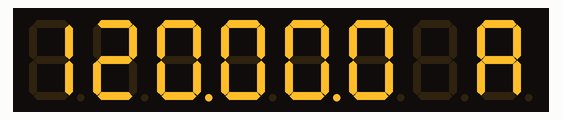
This sketch was run on a simulated Arduino Mega 2560, built with avr-gcc and run on an emulated ATmega2560. Shown: 8-digit seven-segment display.

Above: at 0.1 s.
At 4.1 s:
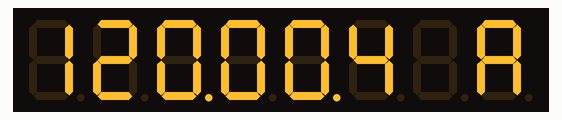
At 7.1 s:
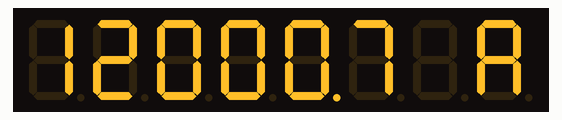
At 15.1 s:
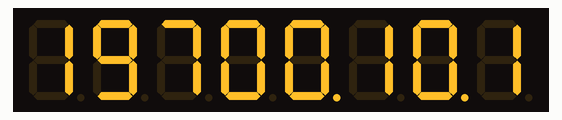
At 30.1 s:
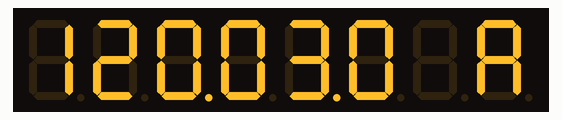
At 39.1 s:
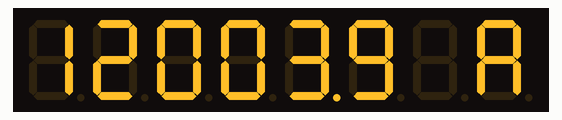

Measured:
- what the display in image 0 shows lasts 1.0 s, from 0.0 s to 1.0 s
- what the display in image 3 shows lasts 15.0 s, from 15.0 s to 30.0 s

The sketch:

7digit.ino
```cpp
#include <TimeLib.h>
#include "SevSeg.h"
SevSeg sevseg;

String display = "NREADY__";
String mode = "DETAILCLOCK";
String latestClockMode = "DETAILCLOCK";
time_t timmer_start = now();
long timmer_duration = 0;  // second
int decPlaces = 0;
uint8_t segs[8] = {};

float humidity = 99.9f;
float temperature = -99.9f;

unsigned long previousMillis = 0;  // will store last time LED was updated
const long interval = 20;          // interval at which to blink (milliseconds)
int bright = 40;


void setup() {
  Serial.begin(9600);
  Serial1.begin(9600);

  byte numDigits = 8;
  byte digitPins[] = { 15, 14, 16, 10, 21, 20, 19, 18 };
  byte segmentPins[] = { 3, 2, 8, 9, 7, 5, 6, 4 };

  bool resistorsOnSegments = true;
  byte hardwareConfig = COMMON_ANODE;

  bool updateWithDelays = true;  // Default 'false' is Recommended
  bool leadingZeros = false;     // Use 'true' if you'd like to keep the leading zeros
  bool disableDecPoint = false;  // Use 'true' if your decimal point doesn't exist or isn't connected. Then, you only need to specify 7 segmentPins[]


  sevseg.begin(hardwareConfig, numDigits, digitPins, segmentPins, resistorsOnSegments,
               updateWithDelays, leadingZeros, disableDecPoint);

  sevseg.setBrightness(bright);

  sevseg.setChars(display.c_str());
  sevseg.refreshDisplay();
}

void loop() {
  unsigned long currentMillis = millis();

  if (currentMillis - previousMillis >= interval) {
    previousMillis = currentMillis;

    if (mode == "BLINK") {
      display = "";
      decPlaces = 0;
      sevseg.blank();
    } else if (mode == "STR") {
      time_t current = now();

      if (timmer_duration >= 0 && current - timmer_start >= timmer_duration) {
        mode = latestClockMode;
        timmer_duration = -1;
      }

      sevseg.setChars(display.c_str());
      sevseg.getSegments(segs);

      setDecPoint(segs, decPlaces);


      sevseg.setSegments(segs);
    } else if (mode == "CLOCK") {
      latestClockMode = "CLOCK";
      showSimpleCLock();
    } else {
      latestClockMode = mode;
      time_t t = now();
      int seconds = second(t);
      int flag = seconds / 15;

      switch (flag) {
        case 1:
          showDate();
          break;
        case 3:
          showHumidityCelsius();
          break;
        default:
          showDetailCLock();
      }
    }

    sevseg.refreshDisplay();
  }
}

void showSimpleCLock() {
  display = "NREADY__";
  decPlaces = 0;

  char buffer[8];
  time_t t = now();

  int seconds = second(t);

  sprintf(buffer, "%02d%02d%02d%02d", hour(t), minute(t), month(t), day(t));
  sevseg.setChars(buffer);
  sevseg.getSegments(segs);

  int flag = 2 | ((seconds % 2 == 0) ? 32 : 0);

  setDecPoint(segs, flag);

  sevseg.setSegments(segs);
}

void showDetailCLock() {
  display = "NREADY__";
  decPlaces = 0;

  char buffer[8];
  time_t t = now();

  int seconds = second(t);
  int hours = hour(t);

  sprintf(buffer, "%02d%02d%02d %c", hours % 12 > 0 ? hours % 12 : 12, minute(t), second(t), hours < 12 ? 'A' : 'P');
  sevseg.setChars(buffer);
  sevseg.getSegments(segs);

  int flag = 8 | ((seconds % 2 == 0) ? 40 : 0);

  setDecPoint(segs, flag);

  sevseg.setSegments(segs);
}

void showDate() {
  char buffer[8];
  time_t t = now();

  sprintf(buffer, "%04d%02d%02d", year(t), month(t), day(t));
  sevseg.setChars(buffer);
  sevseg.getSegments(segs);

  int flag = 10;

  setDecPoint(segs, flag);

  sevseg.setSegments(segs);
}

void showHumidityCelsius() {
  char buffer[8];
  char tempaBuffer[8];
  char humidityBuffer[8];
  int flag = 0x12;

  dtostrf(humidity * 10, 3, 0, humidityBuffer);
  dtostrf(temperature * 10, 3, 0, tempaBuffer);

  Serial.println(humidityBuffer);
  Serial.println(temperature);

  if (temperature > 0) {
    sprintf(buffer, "H%s%s ", humidityBuffer, tempaBuffer);
  } else {
    dtostrf(temperature * -1 * 10, 3, 0, tempaBuffer);
    sprintf(buffer, "H%s%s ", humidityBuffer, tempaBuffer);
    flag = 0x1A;
  }

  sevseg.setChars(buffer);
  sevseg.getSegments(segs);

  segs[7] = 225;  //°C(upper)

  setDecPoint(segs, flag);
  sevseg.setSegments(segs);
}

void setDecPoint(uint8_t segs[8], int flag) {
  if (flag < 0 || flag > 255) return;

  for (byte i = 0; i < 8 && flag > 0; i++) {
    byte state = bitRead(flag, i);
    if (state) {
      segs[7 - i] = segs[7 - i] | 0b10000000;
    }
  }
}

void serialEventRun(void) {
  // if (Serial.available()) serialEvent();
  if (Serial1.available()) serial1Event();
}

void serial1Event() {
  if (Serial1.available() > 0) {
    String mode = Serial1.readStringUntil('|');
    mode.toUpperCase();

    Serial.println(mode);

    if (mode == "SETTIME") {
      setTime();
    } else if (mode == "SETBR") {
      setBright();
    } else if (mode == "SETMODE") {
      setMode();
    } else if (mode == "SETSTR") {
      setSTR();
    } else if (mode == "GETTIME") {
      getTime();
    } else if (mode == "SETHUMIDITY") {
      setHumidity();
    } else if (mode == "SETTEMPERATURE") {
      setTemperature();
    } else {
    }
  }
}

void getTime() {

  char buffer[6];
  time_t t = now();

  sprintf(buffer, "%04d.", year(t));
  Serial1.write(buffer);
  sprintf(buffer, "%02d.", month(t));
  Serial1.write(buffer);
  sprintf(buffer, "%02d ", day(t));
  Serial1.write(buffer);

  sprintf(buffer, "%02d:", hour(t));
  Serial1.write(buffer);

  sprintf(buffer, "%02d:", minute(t));
  Serial1.write(buffer);

  sprintf(buffer, "%02d\n", second(t));
  Serial1.write(buffer);

  // Serial1.flush();
}


void setTime() {
  int year = Serial1.readStringUntil('.').toInt();
  int month = Serial1.readStringUntil('.').toInt();
  int day = Serial1.readStringUntil(' ').toInt();
  int hour = Serial1.readStringUntil(':').toInt();
  int min = Serial1.readStringUntil(':').toInt();
  int sec = Serial1.readStringUntil('\n').toInt();

  setTime(hour, min, sec, day, month, year);
}

void setMode() {
  String tmp = Serial1.readStringUntil('\n');
  tmp.toUpperCase();

  mode = tmp;
}

void setHumidity() {
  String tmp = Serial1.readStringUntil('\n');
  humidity = tmp.toFloat();
}

void setTemperature() {
  String tmp = Serial1.readStringUntil('\n');
  temperature = tmp.toFloat();
}

void setBright() {
  int tmp_bright = Serial1.readStringUntil('\n').toInt();

  if (tmp_bright < -200) {
    tmp_bright = -200;
  } else if (tmp_bright > 200) {
    tmp_bright = 200;
  }

  bright = tmp_bright;

  sevseg.setBrightness(bright);
}


void setSTR() {
  String tmp_str = Serial1.readStringUntil('|');
  int tmp_decPlaces = Serial1.readStringUntil('|').toInt();
  long tmp_timmer_duration = Serial1.readStringUntil('\n').toInt();
  display = tmp_str;
  decPlaces = tmp_decPlaces;
  timmer_duration = tmp_timmer_duration;
  timmer_start = now();
}
```
